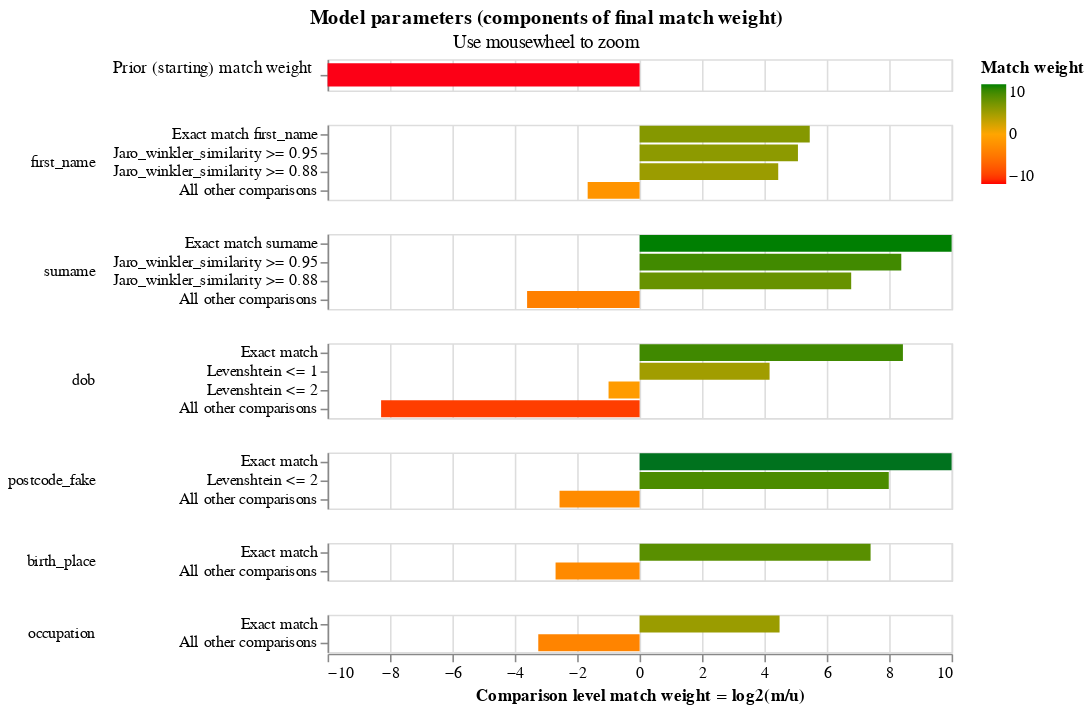

Here is the notebook cell this chart was saved with:
### Markdown cell above
The final match weights can be viewed in the match weights chart:

### Code cell
linker.match_weights_chart()

### Figure 1 — Vega-Lite specification as saved in the notebook (floating-point values rounded to 4 significant figures)
{"$schema": "https://vega.github.io/schema/vega-lite/v5.2.json", "config": {"header": {"title": null}, "mark": {"tooltip": null}, "title": {"anchor": "middle"}, "view": {"height": 60, "width": 400}}, "data": {"values": [{"bayes_factor": 0.0001358, "bayes_factor_description": "The probability that two random records drawn at random match is 0.000 or one in  7,362.3 records.This is equivalent to a starting match weight of -12.846.", "comparison_name": "probability_two_random_records_match", "comparison_sort_order": -1, "comparison_vector_value": 0, "has_tf_adjustments": false, "is_null_level": false, "label_for_charts": "", "log2_bayes_factor": -12.85, "m_probability": null, "m_probability_description": null, "max_comparison_vector_value": 0, "probability_two_random_records_match": 0.0001358, "sql_condition": null, "tf_adjustment_column": null, "tf_adjustment_weight": null, "u_probability": null, "u_probability_description": null}, {"bayes_factor": 43.81, "bayes_factor_description": "If comparison level is `exact match first_name` then comparison is 43.81 times more likely to be a match", "comparison_name": "first_name", "comparison_sort_order": 0, "comparison_vector_value": 3, "has_tf_adjustments": true, "is_null_level": false, "label_for_charts": "Exact match first_name", "log2_bayes_factor": 5.453, "m_probability": 0.5533, "m_probability_description": "Amongst matching record comparisons, 55.33% of records are in the exact match first_name comparison level", "max_comparison_vector_value": 3, "probability_two_random_records_match": 0.0001358, "sql_condition": "\"first_name_l\" = \"first_name_r\"", "tf_adjustment_column": "first_name", "tf_adjustment_weight": 1, "u_probability": 0.01263, "u_probability_description": "Amongst non-matching record comparisons, 1.26% of records are in the exact match first_name comparison level"}, {"bayes_factor": 33.71, "bayes_factor_description": "If comparison level is `jaro_winkler_similarity >= 0.95` then comparison is 33.71 times more likely to be a match", "comparison_name": "first_name", "comparison_sort_order": 0, "comparison_vector_value": 2, "has_tf_adjustments": false, "is_null_level": false, "label_for_charts": "Jaro_winkler_similarity >= 0.95", "log2_bayes_factor": 5.075, "m_probability": 0.02362, "m_probability_description": "Amongst matching record comparisons, 2.36% of records are in the jaro_winkler_similarity >= 0.95 comparison level", "max_comparison_vector_value": 3, "probability_two_random_records_match": 0.0001358, "sql_condition": "jaro_winkler_similarity(\"first_name_l\", \"first_name_r\") >= 0.95", "tf_adjustment_column": null, "tf_adjustment_weight": 1, "u_probability": 0.0007006, "u_probability_description": "Amongst non-matching record comparisons, 0.07% of records are in the jaro_winkler_similarity >= 0.95 comparison level"}, {"bayes_factor": 21.76, "bayes_factor_description": "If comparison level is `jaro_winkler_similarity >= 0.88` then comparison is 21.76 times more likely to be a match", "comparison_name": "first_name", "comparison_sort_order": 0, "comparison_vector_value": 1, "has_tf_adjustments": false, "is_null_level": false, "label_for_charts": "Jaro_winkler_similarity >= 0.88", "log2_bayes_factor": 4.443, "m_probability": 0.1135, "m_probability_description": "Amongst matching record comparisons, 11.35% of records are in the jaro_winkler_similarity >= 0.88 comparison level", "max_comparison_vector_value": 3, "probability_two_random_records_match": 0.0001358, "sql_condition": "jaro_winkler_similarity(\"first_name_l\", \"first_name_r\") >= 0.88", "tf_adjustment_column": null, "tf_adjustment_weight": 1, "u_probability": 0.005218, "u_probability_description": "Amongst non-matching record comparisons, 0.52% of records are in the jaro_winkler_similarity >= 0.88 comparison level"}, {"bayes_factor": 0.3155, "bayes_factor_description": "If comparison level is `all other comparisons` then comparison is  3.17 times less likely to be a match", "comparison_name": "first_name", "comparison_sort_order": 0, "comparison_vector_value": 0, "has_tf_adjustments": false, "is_null_level": false, "label_for_charts": "All other comparisons", "log2_bayes_factor": -1.665, "m_probability": 0.3096, "m_probability_description": "Amongst matching record comparisons, 30.96% of records are in the all other comparisons comparison level", "max_comparison_vector_value": 3, "probability_two_random_records_match": 0.0001358, "sql_condition": "ELSE", "tf_adjustment_column": null, "tf_adjustment_weight": 1, "u_probability": 0.9815, "u_probability_description": "Amongst non-matching record comparisons, 98.15% of records are in the all other comparisons comparison level"}, {"bayes_factor": 1109.0, "bayes_factor_description": "If comparison level is `exact match surname` then comparison is 1,108.50 times more likely to be a match", "comparison_name": "surname", "comparison_sort_order": 1, "comparison_vector_value": 3, "has_tf_adjustments": true, "is_null_level": false, "label_for_charts": "Exact match surname", "log2_bayes_factor": 10.11, "m_probability": 0.7838, "m_probability_description": "Amongst matching record comparisons, 78.38% of records are in the exact match surname comparison level", "max_comparison_vector_value": 3, "probability_two_random_records_match": 0.0001358, "sql_condition": "\"surname_l\" = \"surname_r\"", "tf_adjustment_column": "surname", "tf_adjustment_weight": 1, "u_probability": 0.0007071, "u_probability_description": "Amongst non-matching record comparisons, 0.07% of records are in the exact match surname comparison level"}, {"bayes_factor": 334.8, "bayes_factor_description": "If comparison level is `jaro_winkler_similarity >= 0.95` then comparison is 334.81 times more likely to be a match", "comparison_name": "surname", "comparison_sort_order": 1, "comparison_vector_value": 2, "has_tf_adjustments": false, "is_null_level": false, "label_for_charts": "Jaro_winkler_similarity >= 0.95", "log2_bayes_factor": 8.387, "m_probability": 0.0559, "m_probability_description": "Amongst matching record comparisons, 5.59% of records are in the jaro_winkler_similarity >= 0.95 comparison level", "max_comparison_vector_value": 3, "probability_two_random_records_match": 0.0001358, "sql_condition": "jaro_winkler_similarity(\"surname_l\", \"surname_r\") >= 0.95", "tf_adjustment_column": null, "tf_adjustment_weight": 1, "u_probability": 0.0001669, "u_probability_description": "Amongst non-matching record comparisons, 0.02% of records are in the jaro_winkler_similarity >= 0.95 comparison level"}, {"bayes_factor": 110.0, "bayes_factor_description": "If comparison level is `jaro_winkler_similarity >= 0.88` then comparison is 110.02 times more likely to be a match", "comparison_name": "surname", "comparison_sort_order": 1, "comparison_vector_value": 1, "has_tf_adjustments": false, "is_null_level": false, "label_for_charts": "Jaro_winkler_similarity >= 0.88", "log2_bayes_factor": 6.782, "m_probability": 0.07831, "m_probability_description": "Amongst matching record comparisons, 7.83% of records are in the jaro_winkler_similarity >= 0.88 comparison level", "max_comparison_vector_value": 3, "probability_two_random_records_match": 0.0001358, "sql_condition": "jaro_winkler_similarity(\"surname_l\", \"surname_r\") >= 0.88", "tf_adjustment_column": null, "tf_adjustment_weight": 1, "u_probability": 0.0007117, "u_probability_description": "Amongst non-matching record comparisons, 0.07% of records are in the jaro_winkler_similarity >= 0.88 comparison level"}, {"bayes_factor": 0.08212, "bayes_factor_description": "If comparison level is `all other comparisons` then comparison is  12.18 times less likely to be a match", "comparison_name": "surname", "comparison_sort_order": 1, "comparison_vector_value": 0, "has_tf_adjustments": false, "is_null_level": false, "label_for_charts": "All other comparisons", "log2_bayes_factor": -3.606, "m_probability": 0.08199, "m_probability_description": "Amongst matching record comparisons, 8.20% of records are in the all other comparisons comparison level", "max_comparison_vector_value": 3, "probability_two_random_records_match": 0.0001358, "sql_condition": "ELSE", "tf_adjustment_column": null, "tf_adjustment_weight": 1, "u_probability": 0.9984, "u_probability_description": "Amongst non-matching record comparisons, 99.84% of records are in the all other comparisons comparison level"}, {"bayes_factor": 347.2, "bayes_factor_description": "If comparison level is `exact match` then comparison is 347.22 times more likely to be a match", "comparison_name": "dob", "comparison_sort_order": 2, "comparison_vector_value": 3, "has_tf_adjustments": true, "is_null_level": false, "label_for_charts": "Exact match", "log2_bayes_factor": 8.44, "m_probability": 0.6178, "m_probability_description": "Amongst matching record comparisons, 61.78% of records are in the exact match comparison level", "max_comparison_vector_value": 3, "probability_two_random_records_match": 0.0001358, "sql_condition": "\"dob_l\" = \"dob_r\"", "tf_adjustment_column": "dob", "tf_adjustment_weight": 1, "u_probability": 0.001779, "u_probability_description": "Amongst non-matching record comparisons, 0.18% of records are in the exact match comparison level"}, {"bayes_factor": 17.95, "bayes_factor_description": "If comparison level is `levenshtein <= 1` then comparison is 17.95 times more likely to be a match", "comparison_name": "dob", "comparison_sort_order": 2, "comparison_vector_value": 2, "has_tf_adjustments": false, "is_null_level": false, "label_for_charts": "Levenshtein <= 1", "log2_bayes_factor": 4.166, "m_probability": 0.342, "m_probability_description": "Amongst matching record comparisons, 34.20% of records are in the levenshtein <= 1 comparison level", "max_comparison_vector_value": 3, "probability_two_random_records_match": 0.0001358, "sql_condition": "levenshtein(\"dob_l\", \"dob_r\") <= 1", "tf_adjustment_column": null, "tf_adjustment_weight": 1, "u_probability": 0.01905, "u_probability_description": "Amongst non-matching record comparisons, 1.91% of records are in the levenshtein <= 1 comparison level"}, {"bayes_factor": 0.5017, "bayes_factor_description": "If comparison level is `levenshtein <= 2` then comparison is  1.99 times less likely to be a match", "comparison_name": "dob", "comparison_sort_order": 2, "comparison_vector_value": 1, "has_tf_adjustments": false, "is_null_level": false, "label_for_charts": "Levenshtein <= 2", "log2_bayes_factor": -0.995, "m_probability": 0.0373, "m_probability_description": "Amongst matching record comparisons, 3.73% of records are in the levenshtein <= 2 comparison level", "max_comparison_vector_value": 3, "probability_two_random_records_match": 0.0001358, "sql_condition": "levenshtein(\"dob_l\", \"dob_r\") <= 2", "tf_adjustment_column": null, "tf_adjustment_weight": 1, "u_probability": 0.07435, "u_probability_description": "Amongst non-matching record comparisons, 7.44% of records are in the levenshtein <= 2 comparison level"}, {"bayes_factor": 0.003206, "bayes_factor_description": "If comparison level is `all other comparisons` then comparison is  311.94 times less likely to be a match", "comparison_name": "dob", "comparison_sort_order": 2, "comparison_vector_value": 0, "has_tf_adjustments": false, "is_null_level": false, "label_for_charts": "All other comparisons", "log2_bayes_factor": -8.285, "m_probability": 0.002901, "m_probability_description": "Amongst matching record comparisons, 0.29% of records are in the all other comparisons comparison level", "max_comparison_vector_value": 3, "probability_two_random_records_match": 0.0001358, "sql_condition": "ELSE", "tf_adjustment_column": null, "tf_adjustment_weight": 1, "u_probability": 0.9048, "u_probability_description": "Amongst non-matching record comparisons, 90.48% of records are in the all other comparisons comparison level"}, {"bayes_factor": 4418.0, "bayes_factor_description": "If comparison level is `exact match` then comparison is 4,418.18 times more likely to be a match", "comparison_name": "postcode_fake", "comparison_sort_order": 3, "comparison_vector_value": 2, "has_tf_adjustments": true, "is_null_level": false, "label_for_charts": "Exact match", "log2_bayes_factor": 12.11, "m_probability": 0.6884, "m_probability_description": "Amongst matching record comparisons, 68.84% of records are in the exact match comparison level", "max_comparison_vector_value": 2, "probability_two_random_records_match": 0.0001358, "sql_condition": "\"postcode_fake_l\" = \"postcode_fake_r\"", "tf_adjustment_column": "postcode_fake", "tf_adjustment_weight": 1, "u_probability": 0.0001558, "u_probability_description": "Amongst non-matching record comparisons, 0.02% of records are in the exact match comparison level"}, {"bayes_factor": 253.5, "bayes_factor_description": "If comparison level is `levenshtein <= 2` then comparison is 253.55 times more likely to be a match", "comparison_name": "postcode_fake", "comparison_sort_order": 3, "comparison_vector_value": 1, "has_tf_adjustments": false, "is_null_level": false, "label_for_charts": "Levenshtein <= 2", "log2_bayes_factor": 7.986, "m_probability": 0.1428, "m_probability_description": "Amongst matching record comparisons, 14.28% of records are in the levenshtein <= 2 comparison level", "max_comparison_vector_value": 2, "probability_two_random_records_match": 0.0001358, "sql_condition": "levenshtein(\"postcode_fake_l\", \"postcode_fake_r\") <= 2", "tf_adjustment_column": null, "tf_adjustment_weight": 1, "u_probability": 0.0005632, "u_probability_description": "Amongst non-matching record comparisons, 0.06% of records are in the levenshtein <= 2 comparison level"}, {"bayes_factor": 0.1689, "bayes_factor_description": "If comparison level is `all other comparisons` then comparison is  5.92 times less likely to be a match", "comparison_name": "postcode_fake", "comparison_sort_order": 3, "comparison_vector_value": 0, "has_tf_adjustments": false, "is_null_level": false, "label_for_charts": "All other comparisons", "log2_bayes_factor": -2.566, "m_probability": 0.1688, "m_probability_description": "Amongst matching record comparisons, 16.88% of records are in the all other comparisons comparison level", "max_comparison_vector_value": 2, "probability_two_random_records_match": 0.0001358, "sql_condition": "ELSE", "tf_adjustment_column": null, "tf_adjustment_weight": 1, "u_probability": 0.9993, "u_probability_description": "Amongst non-matching record comparisons, 99.93% of records are in the all other comparisons comparison level"}, {"bayes_factor": 169.3, "bayes_factor_description": "If comparison level is `exact match` then comparison is 169.33 times more likely to be a match", "comparison_name": "birth_place", "comparison_sort_order": 4, "comparison_vector_value": 1, "has_tf_adjustments": true, "is_null_level": false, "label_for_charts": "Exact match", "log2_bayes_factor": 7.404, "m_probability": 0.8461, "m_probability_description": "Amongst matching record comparisons, 84.61% of records are in the exact match comparison level", "max_comparison_vector_value": 1, "probability_two_random_records_match": 0.0001358, "sql_condition": "\"birth_place_l\" = \"birth_place_r\"", "tf_adjustment_column": "birth_place", "tf_adjustment_weight": 1, "u_probability": 0.004997, "u_probability_description": "Amongst non-matching record comparisons, 0.50% of records are in the exact match comparison level"}, {"bayes_factor": 0.1546, "bayes_factor_description": "If comparison level is `all other comparisons` then comparison is  6.47 times less likely to be a match", "comparison_name": "birth_place", "comparison_sort_order": 4, "comparison_vector_value": 0, "has_tf_adjustments": false, "is_null_level": false, "label_for_charts": "All other comparisons", "log2_bayes_factor": -2.693, "m_probability": 0.1539, "m_probability_description": "Amongst matching record comparisons, 15.39% of records are in the all other comparisons comparison level", "max_comparison_vector_value": 1, "probability_two_random_records_match": 0.0001358, "sql_condition": "ELSE", "tf_adjustment_column": null, "tf_adjustment_weight": 1, "u_probability": 0.995, "u_probability_description": "Amongst non-matching record comparisons, 99.50% of records are in the all other comparisons comparison level"}, {"bayes_factor": 22.41, "bayes_factor_description": "If comparison level is `exact match` then comparison is 22.41 times more likely to be a match", "comparison_name": "occupation", "comparison_sort_order": 5, "comparison_vector_value": 1, "has_tf_adjustments": true, "is_null_level": false, "label_for_charts": "Exact match", "log2_bayes_factor": 4.486, "m_probability": 0.8989, "m_probability_description": "Amongst matching record comparisons, 89.89% of records are in the exact match comparison level", "max_comparison_vector_value": 1, "probability_two_random_records_match": 0.0001358, "sql_condition": "\"occupation_l\" = \"occupation_r\"", "tf_adjustment_column": "occupation", "tf_adjustment_weight": 1, "u_probability": 0.04011, "u_probability_description": "Amongst non-matching record comparisons, 4.01% of records are in the exact match comparison level"}, {"bayes_factor": 0.1053, "bayes_factor_description": "If comparison level is `all other comparisons` then comparison is  9.50 times less likely to be a match", "comparison_name": "occupation", "comparison_sort_order": 5, "comparison_vector_value": 0, "has_tf_adjustments": false, "is_null_level": false, "label_for_charts": "All other comparisons", "log2_bayes_factor": -3.248, "m_probability": 0.1011, "m_probability_description": "Amongst matching record comparisons, 10.11% of records are in the all other comparisons comparison level", "max_comparison_vector_value": 1, "probability_two_random_records_match": 0.0001358, "sql_condition": "ELSE", "tf_adjustment_column": null, "tf_adjustment_weight": 1, "u_probability": 0.9599, "u_probability_description": "Amongst non-matching record comparisons, 95.99% of records are in the all other comparisons comparison level"}]}, "resolve": {"axis": {"y": "independent"}, "scale": {"y": "independent"}}, "selection": {"zoom_selector": {"bind": "scales", "encodings": ["x"], "type": "interval"}}, "title": {"subtitle": "Use mousewheel to zoom", "text": "Model parameters (components of final match weight)"}, "vconcat": [{"encoding": {"color": {"field": "log2_bayes_factor", "scale": {"domain": [-10, 0, 10], "range": ["red", "orange", "green"]}, "title": "Match weight", "type": "quantitative"}, "tooltip": [{"field": "comparison_name", "title": "Comparison name", "type": "nominal"}, {"field": "probability_two_random_records_match", "format": ".4f", "title": "Probability two random records match", "type": "nominal"}, {"field": "log2_bayes_factor", "format": ",.4f", "title": "Equivalent match weight", "type": "quantitative"}, {"field": "bayes_factor_description", "title": "Match weight description", "type": "nominal"}], "x": {"axis": {"domain": false, "labels": false, "ticks": false, "title": ""}, "field": "log2_bayes_factor", "scale": {"domain": [-10, 10]}, "type": "quantitative"}, "y": {"axis": {"title": "Prior (starting) match weight", "titleAlign": "right", "titleAngle": 0, "titleFontWeight": "normal"}, "field": "label_for_charts", "sort": {"field": "comparison_vector_value", "order": "descending"}, "type": "nominal"}}, "height": 20, "mark": {"clip": true, "height": 15, "type": "bar"}, "selection": {"zoom_selector": {"bind": "scales", "encodings": ["x"], "type": "interval"}}, "transform": [{"filter": "(datum.comparison_name == 'probability_two_random_records_match')"}]}, {"encoding": {"color": {"field": "log2_bayes_factor", "scale": {"domain": [-10, 0, 10], "range": ["red", "orange", "green"]}, "title": "Match weight", "type": "quantitative"}, "row": {"field": "comparison_name", "header": {"labelAlign": "left", "labelAnchor": "middle", "labelAngle": 0}, "sort": {"field": "comparison_sort_order"}, "type": "nominal"}, "tooltip": [{"field": "comparison_name", "title": "Comparison name", "type": "nominal"}, {"field": "label_for_charts", "title": "Label", "type": "ordinal"}, {"field": "sql_condition", "title": "SQL condition", "type": "nominal"}, {"field": "m_probability", "format": ".4f", "title": "M probability", "type": "quantitative"}, {"field": "u_probability", "format": ".4f", "title": "U probability", "type": "quantitative"}, {"field": "bayes_factor", "format": ",.4f", "title": "Bayes factor = m/u", "type": "quantitative"}, {"field": "log2_bayes_factor", "format": ",.4f", "title": "Match weight = log2(m/u)", "type": "quantitative"}, {"field": "bayes_factor_description", "title": "Match weight description", "type": "nominal"}], "x": {"axis": {"title": "Comparison level match weight = log2(m/u)"}, "field": "log2_bayes_factor", "scale": {"domain": [-10, 10]}, "type": "quantitative"}, "y": {"axis": {"title": null}, "field": "label_for_charts", "sort": {"field": "comparison_vector_value", "order": "descending"}, "type": "nominal"}}, "height": {"step": 12}, "mark": {"clip": true, "type": "bar"}, "resolve": {"axis": {"y": "independent"}, "scale": {"y": "independent"}}, "selection": {"zoom_selector": {"bind": "scales", "encodings": ["x"], "type": "interval"}}, "transform": [{"filter": "(datum.comparison_name != 'probability_two_random_records_match')"}]}]}
